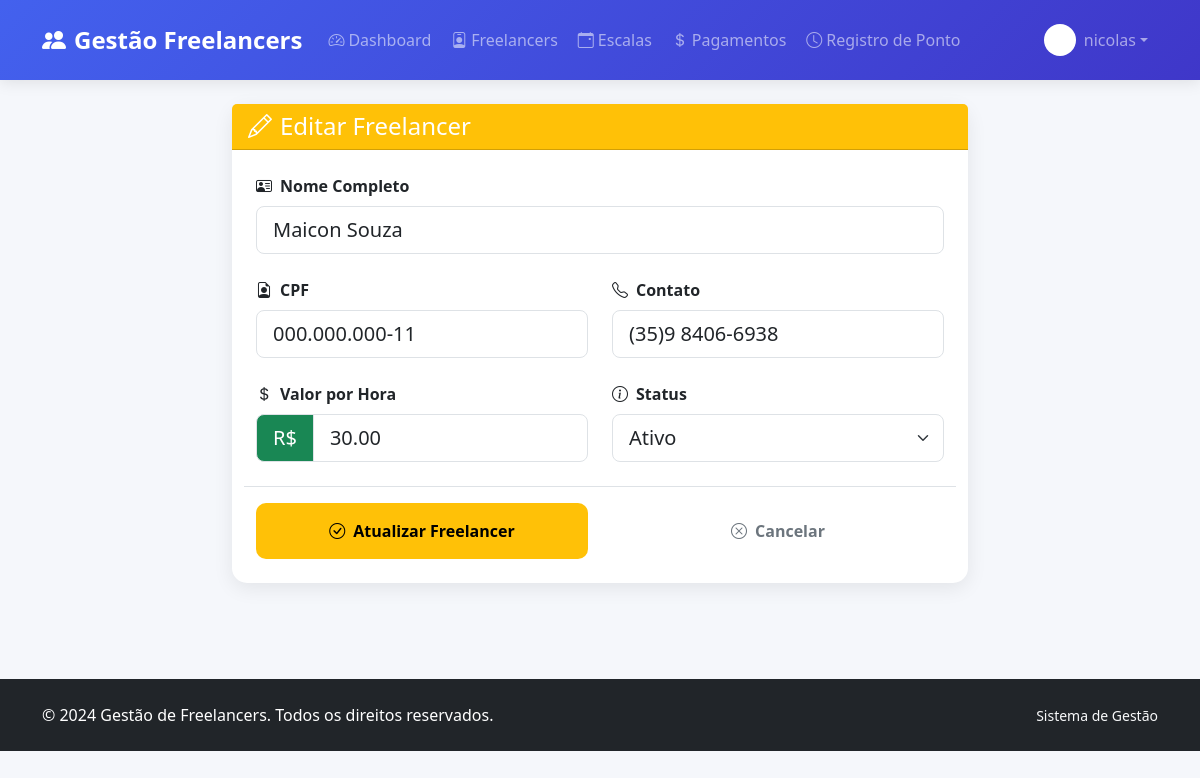
Page /freelancers/1/editar/ (signed in) on the committed database.
### freelancers/models.py (models this page shows, shortened)
class Freelancer(models.Model):
    STATUS_CHOICES = [
        ('ativo', 'Ativo'),
        ('inativo', 'Inativo'),
        ('licenca', 'Licença'),
    ]
    nome = models.CharField(max_length=100)
    cpf = models.CharField(max_length=14, unique=True)
    contato = models.CharField(max_length=50)
    valor_hora = models.DecimalField(max_digits=6, decimal_places=2)
    status = models.CharField(max_length=10, choices=STATUS_CHOICES, default='ativo')

### freelancers/views.py (the view, shortened to what this page needs)
# urls.py: path('<int:freelancer_id>/editar/', views.editar_freelancer, name='editar_freelancer'),
@login_required
def editar_freelancer(request, freelancer_id):
    if hasattr(request.user, 'perfilusuario') and request.user.perfilusuario.tipo == 'freelancer':
        return redirect('dashboard_freelancer')
    freelancer = get_object_or_404(Freelancer, id=freelancer_id)
    return render(request, "freelancers/editar_freelancer.html", {
        "freelancer": freelancer
    })

### freelancers/templates/freelancers/editar_freelancer.html (shortened to what this page needs)
{% extends 'base.html' %}
{% block content %}
<div class="row justify-content-center">
    <div class="col-lg-8">
        <div class="card card-custom">
            <div class="card-header bg-warning text-white">
                <h4 class="card-title mb-0">
                    <i class="bi bi-pencil me-2"></i>Editar Freelancer
                </h4>
            </div>
            <div class="card-body p-4">
                <form method="POST">
                    <div class="row g-4">
                        <div class="col-md-12">
                            <label class="form-label fw-bold">
                                <i class="bi bi-person-vcard me-2"></i>Nome Completo
                            </label>
                            <input type="text" name="nome" class="form-control form-control-lg"
                                   value="{{ freelancer.nome }}" required>
                        </div>
                        <div class="col-md-6">
                            <label class="form-label fw-bold">
                                <i class="bi bi-file-earmark-person me-2"></i>CPF
                            </label>
                            <input type="text" name="cpf" class="form-control form-control-lg"
                                   value="{{ freelancer.cpf }}" required>
                        </div>
                        <div class="col-md-6">
                            <label class="form-label fw-bold">
                                <i class="bi bi-telephone me-2"></i>Contato
                            </label>
                            <input type="text" name="contato" class="form-control form-control-lg"
                                   value="{{ freelancer.contato }}" required>
                        </div>
                        <div class="col-md-6">
                            <label class="form-label fw-bold">
                                <i class="bi bi-currency-dollar me-2"></i>Valor por Hora
                            </label>
                            <div class="input-group input-group-lg">
                                <span class="input-group-text bg-success text-white">R$</span>
                                <input type="number" step="0.01" name="valor_hora"
                                       class="form-control" value="{{ freelancer.valor_hora }}" required>
                            </div>
                        </div>
                        <div class="col-md-6">
                            <label class="form-label fw-bold">
                                <i class="bi bi-info-circle me-2"></i>Status
                            </label>
                            <select name="status" class="form-select form-select-lg" required>
                                <option value="ativo" {% if freelancer.status == 'ativo' %}selected{% endif %}>Ativo</option>
                            </select>
                        </div>
                    </div>
                    <div class="row mt-4 pt-3 border-top">
                        <div class="col-md-6">
                            <button type="submit" class="btn btn-warning btn-custom w-100 py-3">
                                <i class="bi bi-check-circle me-2"></i>Atualizar Freelancer
                            </button>
                        </div>
                        <div class="col-md-6">
                            <a href="{% url 'visualizar_freelancer' freelancer.id %}" class="btn btn-outline-secondary btn-custom w-100 py-3">
                                <i class="bi bi-x-circle me-2"></i>Cancelar
                            </a>
                        </div>
                    </div>
                </form>
            </div>
        </div>
    </div>
</div>
{% endblock %}

### templates/base.html (shortened to what this page needs)
<!DOCTYPE html>
<html lang="pt-br">
<head>
    <link href="https://cdn.jsdelivr.net/npm/bootstrap@5.3.1/dist/css/bootstrap.min.css" rel="stylesheet">
    <link rel="stylesheet" href="https://cdn.jsdelivr.net/npm/bootstrap-icons@1.10.0/font/bootstrap-icons.css">
</head>
<body>
    <nav class="navbar navbar-expand-lg navbar-dark navbar-custom">
        <div class="container">
            <a class="navbar-brand fw-bold" href="{% url 'dashboard' %}">
                <i class="bi bi-people-fill me-2"></i>Gestão Freelancers
            </a>
            <div class="collapse navbar-collapse" id="navbarNav">
                <ul class="navbar-nav me-auto">
                    {% if user.is_authenticated %}
                    <li class="nav-item">
                        <a class="nav-link" href="{% url 'dashboard' %}">
                            <i class="bi bi-speedometer2 me-1"></i>Dashboard
                        </a>
                    </li>
                    <li class="nav-item">
                        <a class="nav-link" href="{% url 'listar_freelancers' %}">
                            <i class="bi bi-person-badge me-1"></i>Freelancers
                        </a>
                    </li>
                    <li class="nav-item">
                        <a class="nav-link" href="{% url 'listar_escalas' %}">
                            <i class="bi bi-calendar-event me-1"></i>Escalas
                        </a>
                    </li>
                    <li class="nav-item">
                        <a class="nav-link" href="{% url 'listar_pagamentos' %}">
                            <i class="bi bi-currency-dollar me-1"></i>Pagamentos
                        </a>
                    </li>
                    <li class="nav-item">
                        <a class="nav-link" href="{% url 'listar_pontos' 1 %}">
                            <i class="bi bi-clock me-1"></i>Registro de Ponto
                        </a>
                    </li>
                    {% endif %}
                </ul>
                <ul class="navbar-nav ms-auto">
                    {% if user.is_authenticated %}
                    <li class="nav-item dropdown">
                        <a class="nav-link dropdown-toggle d-flex align-items-center" href="#" role="button" data-bs-toggle="dropdown">
                            <div class="bg-white bg-opacity-20 rounded-circle d-flex align-items-center justify-content-center me-2" style="width: 32px; height: 32px;">
                                <i class="bi bi-person-fill text-white"></i>
                            </div>
                            <span>{{ user.username }}</span>
                        </a>
                    </li>
                    {% else %}
                    <li class="nav-item">
                        <a class="nav-link" href="{% url 'login' %}">
                            <i class="bi bi-box-arrow-in-right me-1"></i>Entrar
                        </a>
                    </li>
                    {% endif %}
                </ul>
            </div>
        </div>
    </nav>
    <main class="main-content">
        <div class="container py-4">
            {% block content %}
            {% endblock %}
        </div>
    </main>
    <footer class="bg-dark text-white py-4 mt-5">
        <div class="container">
            <div class="row align-items-center">
                <div class="col-md-6">
                    <p class="mb-0">&copy; 2024 Gestão de Freelancers. Todos os direitos reservados.</p>
                </div>
                <div class="col-md-6 text-md-end">
                    <small class="text-light">Sistema de Gestão</small>
                </div>
            </div>
        </div>
    </footer>
</body>
</html>

### templates/base.html (style rules this page uses)
:root { --primary-color: #4361ee; --secondary-color: #3f37c9; --success-color: #4cc9f0; --light-bg: #f8f9fa; }
body { background-color: #f5f7fb; font-family: 'Segoe UI', Tahoma, Geneva, Verdana, sans-serif; padding-top: 0; }
.navbar-custom { background: linear-gradient(135deg, var(--primary-color), var(--secondary-color)); box-shadow: 0 2px 15px rgba(0,0,0,0.1); padding: 1rem 0; }
.card-custom { border: none; border-radius: 15px; box-shadow: 0 5px 20px rgba(0,0,0,0.08); transition: transform 0.3s ease, box-shadow 0.3s ease; margin-bottom: 1.5rem; }
.btn-custom { border-radius: 10px; font-weight: 600; padding: 12px 25px; transition: all 0.3s ease; border: none; }
.navbar-brand { font-weight: 700; font-size: 1.5rem; }
.nav-link { font-weight: 500; border-radius: 8px; margin: 0 2px; transition: all 0.3s ease; }

### rows in the picture
Freelancer: nome "Maicon Souza", cpf "000.000.000-11", contato "(35)9 8406-6938", valor_hora "30.00", status "Ativo"

### other values in the picture
{{ user.username }} "nicolas"
